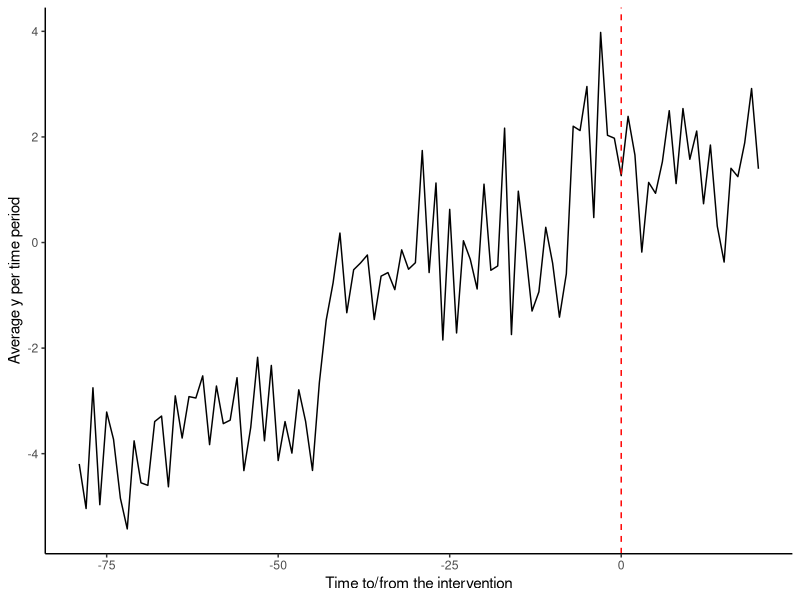

This figure's R source: (Note: this script raises an error after producing the figure.)
# Set-up
library(ggplot2)
library(dplyr)
library(data.table)


# Generate simulated dataset
n.time <- 100 # Number of time points
intervention <- round(0.8*n.time) # Time point of intervention
n.id <- 45 # Number of unique individuals
constant <- 1
order <- 12  # Replace p with the desired order of the autocorrelation
ar_params <- c(0.5, 0.3, 0.001, 0, 0, -.050, -.020, 0, 0, 0, 0.03, 0.15)  # Replace ar1, ar2, ... with the autocorrelation parameters
year.effect <- rnorm(n.time%/%12 + 1, 0, 0.5) # not growing ;-)
year.effect <- c(rep(year.effect[1:(n.time%/%12)], each = 12), 
                 rep(year.effect[(n.time%%12 + 1)], each = n.time%%12))
season.effect <- rnorm(12, 0, 1)
season.effect <- c(rep(season.effect, n.time%/%12), season.effect[1:(n.time%%12)])
X <- sample(c(0,1), n.id, T)

# Generate the time series
ar_process <- function(n.time, ar_params){
  
  errors <- rnorm(n.time, 0, 1) # Generate the random errors
  simulated_data <- numeric(n.time)
  
  for (i in length(ar_params):n.time) {
    simulated_data[i] <- sum(ar_params * simulated_data[(i - length(ar_params)):(i - 1)]) + errors[i]
  } 
  
  simulated_data
}



# Simulate an ITS
df <- data.frame(
  id = rep(seq(1:n.id), each = n.time),
  X = rep(X, each = n.time),
  year = rep(c(rep(1:(n.time%/%12), each = 12), rep(n.time%/%12+1, n.time%%12)), 
             n.id),
  season = rep(c(rep(1:12, n.time%/%12), (1:12)[1:(n.time%%12)]), 
               n.id),
  id.effect = rep(rnorm(n.id, 0, 10), each = n.time),
  # error.time = arima.sim(list(order = c(1, 12, 2), ar = 0.7, ma = c(1,2)), 
  #                        n = n.time*n.id-12, sd=1),
  year.effect = rep(year.effect, n.id),
  season.effect = rep(season.effect, n.id),
  post = rep(c(rep(0, intervention), rep(1, 0.2*n.time)), n.id),
  time = rep((1:n.time)-intervention, n.id),
  error.ar = unlist(replicate(n.id, ar_process(n.time, ar_params), simplify = F)),
  error = rep(rnorm(n.time, 0, 0.5), n.id)
)


df$y = with(df, constant + (0.075*time) - (0.85*post) -0.04*post*time + 
              + year.effect + season.effect + 0.2*X + error + error.ar)


# Final df
df <- df[, c("id", "X", "year", "season", "post", "time", "y")]
df <- data.table(df)




df  %>% 
  group_by(time)  %>% 
  summarise(y = mean(y))  %>% 
  ggplot(aes(y = y, x = time)) +
  geom_line() +
  labs(x = "Time to/from the intervention",
       y = "Average y per time period") +
  geom_vline(xintercept = 0, color = "red", linetype = 2) +
  theme_classic()


segm1 <- lm(y  ~ time + post + post*time,
            data = df) 
summary(segm1)

# With Newey West standard errors
coeftest(segm1, vcov = NeweyWest)



# Old simulation code
# Generate simulated dataset
n.time <- 100 # Number of time points
intervention <- round(0.8*n.time) # Time point of intervention
n.id <- 15 # Number of unique individuals
sds <- 2 
constant <- 1

fe.id <- seq(1:n.id)
fe.coeff <- rnorm(length(fe.id), 1, 0.5)
season.id <- c(rep(1:12, n.time%/%12), (1:12)[1:(n.time%%12)])
season.effect <- rnorm(12, 0, 1)
season.effect <- c(rep(season.effect, n.time%/%12), season.effect[1:(n.time%%12)])
year.id <- c(rep(1:(n.time%/%12), each = 12), rep(n.time%/%12+1, n.time%%12))
year.effect <- rnorm(n.time%/%12 + 1, 0, 0.5) # not growing ;-)
year.effect <- c(rep(year.effect[1:(n.time%/%12)], each = 12), 
                 rep(year.effect[(n.time%%12 + 1)], each = n.time%%12))


# Simulate a diff and diff
df <- data.frame(
  id = rep(fe.id, each = n.time),
  id.effect = rep(rnorm(n.id, 0, 10*sds), each = n.time),
  post = rep(c(rep(0, intervention), rep(1, 0.2*n.time)), length(fe.id)),
  time = rep((1:n.time)-intervention, length(fe.id)),
  error = rep(rnorm(n.time, 0, 0.5), length(fe.id)),
  error.time = arima.sim(list(order = c(1, 12, 2), ar = 0.7, ma = c(1,2)), 
                         n = n.time*n.id-12, sd=1),
  season = rep(season.id, length(fe.id)),
  season.effect = rep(season.effect, length(fe.id)),
  year = rep(year.id, length(fe.id)),
  year.effect = rep(year.effect, length(fe.id))
)


df$y = with(df, constant + (0.075*time) - (0.85*post) -0.04*post*time + 
              season.effect + year.effect + error)

